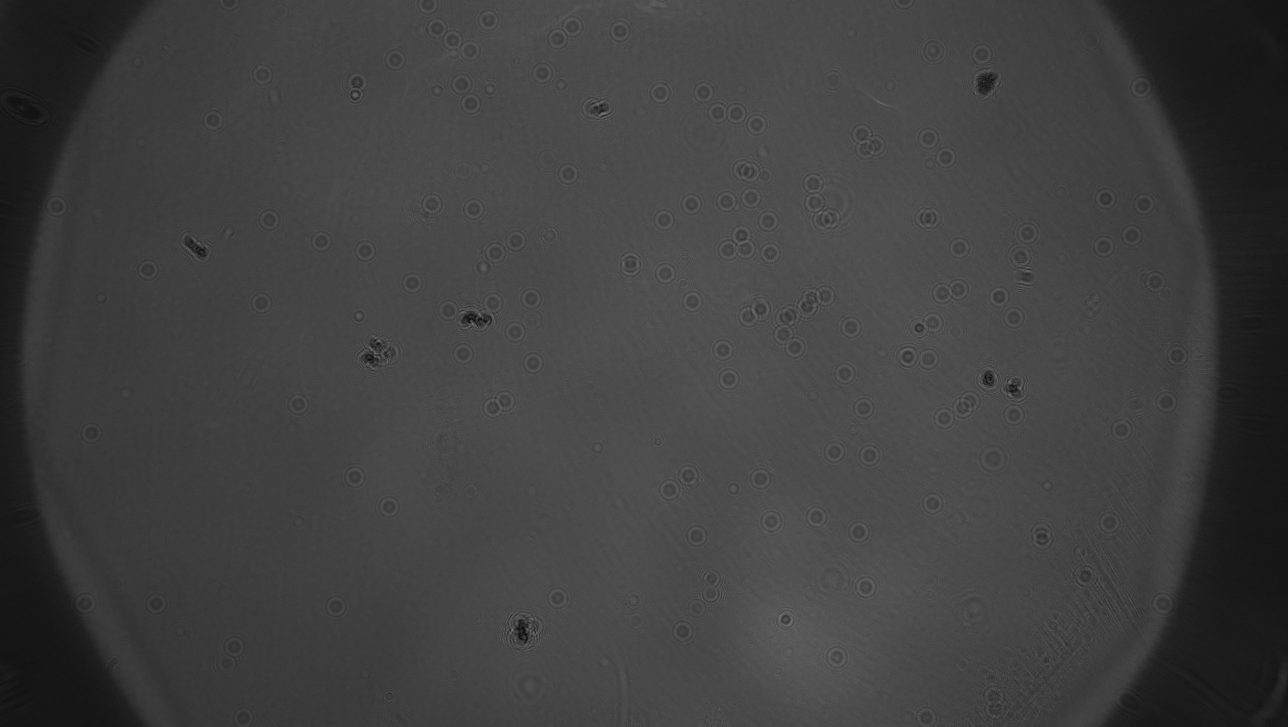
#> input picture LED Images Data/Training Set 8 (sliced-bead)/Test Images/image00191.jpg, 3864 x 2180 px (shown at 1/3 size); its folder holds only this picture in this run
$ python 'image slicer.py'
#> lines starting #> are read from the running program, lines starting #| are printed output that depends on the picture
from PIL import Image
import os

#Place images to be sliced in same directory as this python file.

images = []

for _,_,files in os.walk("."):
    for file in files:
        if file.endswith(".jpg"):
            images.append(file)
    break

if not os.path.exists("sliced_images"):
    os.mkdir("sliced_images")

image_width=3864
image_height=2080

image_division=7

new_image_width=image_width//image_division
new_image_height=image_height//image_division

for image in images:
    image_name = image.split(".")[0]
    im = Image.open(image)
#> im is the input picture: PIL image 3864x2180 L; min 0, max 157, mean 64.5

    for i in range(image_division**2):
        image_row=i//image_division
        image_col=i%image_division
        image_xmin=new_image_width*image_col
        image_xmax=new_image_width*(image_col+1)-1
        image_ymin=new_image_height*image_row
        image_ymax=new_image_height*(image_row+1)-1

        cropim=im.crop((image_xmin,image_ymin,image_xmax,image_ymax))

        cropim.save("sliced_images/"+image_name+"-"+str(i)+".jpg")
#> this loop made 49 passes
#> pass 1, `cropim=im.crop((image_xmin,image_ymin,image_xmax,image_ymax))`:
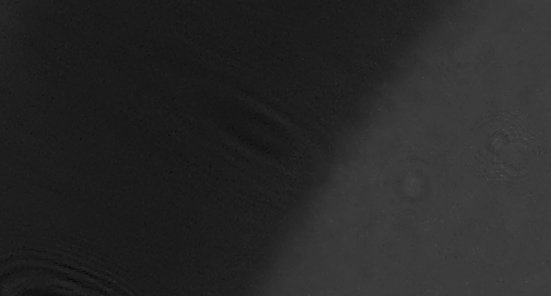
#> cropim: PIL image 551x296 L; min 7, max 78, mean 39.5
#> pass 2, `cropim=im.crop((image_xmin,image_ymin,image_xmax,image_ymax))`:
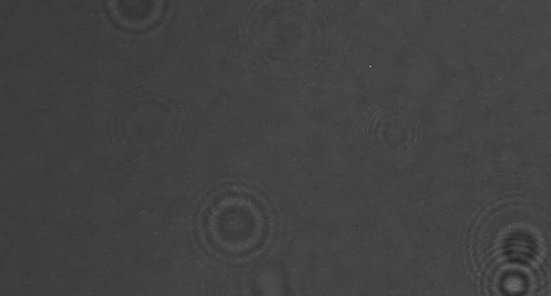
#> cropim: PIL image 551x296 L; min 35, max 157, mean 66
#> after the loop:
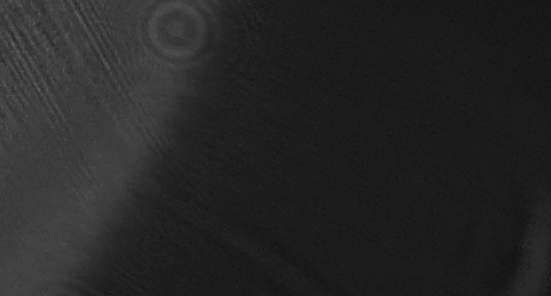
#> cropim: PIL image 551x296 L; min 16, max 99, mean 37.9
